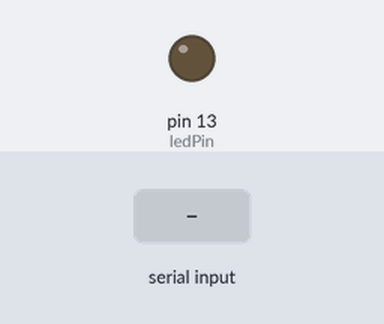
The sketch below on a simulated Arduino Uno, built with avr-gcc and run on an emulated ATmega328P. Shown: output pins drawn as LEDs (lit = HIGH). The inputs (shaded band) are chosen by the test bench.

Above: at 1.2 s.
1.3 s: "1" received over Serial
At 2.5 s:
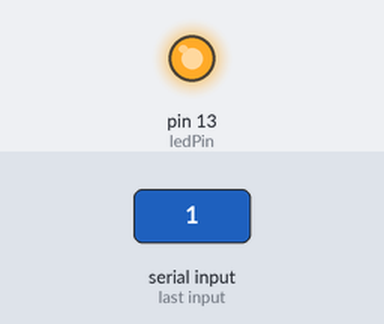
2.8 s: "0" received over Serial
At 3.9 s:
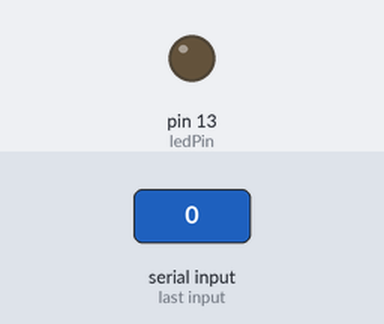
Timing chart, 0 to 5.8 s (numbered marks = the images above; inputs shaded):
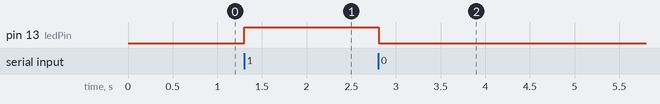

Measured:
- after the input at 1.3 s, pin 13 (ledPin): LOW → HIGH at once
- after the input at 2.8 s, pin 13 (ledPin): HIGH → LOW at once

The sketch:

blinkDataFromSerial.ino
```cpp
const int ledPin =  13;
const int buttonPin = 2;

int buttonState = 0;
int ledState = LOW;

unsigned long previousMicros = 0;

const long dataRate = 20000;

//const int data[129] = {0,0,1,0,0,0,1,1,
//                      0,1,0,0,1,0,0,0,
//                      0,1,1,0,0,1,0,1,
//                      0,1,1,0,1,1,0,0,
//                      0,1,1,0,1,1,0,0,
//                      0,1,1,0,1,1,1,1,
//                      0,0,1,0,0,0,0,0,
//                      0,1,1,1,0,1,1,1,
//                      0,1,1,0,1,1,1,1,
//                      0,1,1,1,0,0,1,0,
//                      0,1,1,0,1,1,0,0,
//                      0,1,1,0,0,1,0,0,
//                      0,0,1,0,0,0,0,1,
//                      0,0,1,0,0,0,0,1,
//                      0,0,1,0,0,0,0,1,
//                      0,0,1,0,0,0,1,1,0};
//
//
//int dataIndex = 0;

void setup() {
  Serial.begin(115201);
  pinMode(ledPin, OUTPUT);
  pinMode(buttonPin, INPUT);
}

void loop() {
  char inByte = Serial.read();
  if(inByte == '1') {
    ledState = HIGH;
//    delay(2.5);
//    ledState = LOW;
  } else if(inByte == '0'){
    ledState = LOW;
//    delay(2.5);
//    ledState = HIGH;
  }
//  unsigned long currentMicros = micros();
//
//    buttonState = digitalRead(buttonPin);
//    if(buttonState == HIGH) {
//      dataIndex = 0;
//    }
//
//  if (currentMicros - previousMicros >= dataRate) {
//    previousMicros = currentMicros;
//
//    if (data[dataIndex] == 1) {
//      ledState = HIGH;
//    } else {
//      ledState = LOW;
//    }
//
//    Serial.println(data[dataIndex]);
//    dataIndex += 1;
//    if (dataIndex >= 128) {
//      dataIndex = 0;
//    }
//
    digitalWrite(ledPin, ledState);
    delay(10);
//  }
}
```
